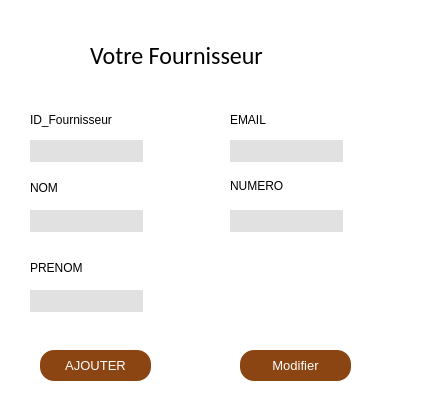
   <widget class="QFrame" name="tab_fournisseur">
    <property name="geometry">
     <rect>
      <x>60</x>
      <y>50</y>
      <width>421</width>
      <height>401</height>
     </rect>
    </property>
    <property name="styleSheet">
     <string notr="true">
border-radius: 40px;
background: white;</string>
    </property>
    <property name="frameShape">
     <enum>QFrame::StyledPanel</enum>
    </property>
    <property name="frameShadow">
     <enum>QFrame::Raised</enum>
    </property>
    <widget class="QLabel" name="label_formulaire">
     <property name="geometry">
      <rect>
       <x>90</x>
       <y>40</y>
       <width>231</width>
       <height>31</height>
      </rect>
     </property>
     <property name="palette">
      <palette>
       <active>
        <colorrole role="Button">
         <brush brushstyle="SolidPattern">
          <color alpha="255">
           <red>255</red>
           <green>255</green>
           <blue>255</blue>
          </color>
         </brush>
        </colorrole>
        <colorrole role="Base">
         <brush brushstyle="SolidPattern">
          <color alpha="255">
           <red>255</red>
           <green>255</green>
           <blue>255</blue>
          </color>
         </brush>
        </colorrole>
        <colorrole role="Window">
         <brush brushstyle="SolidPattern">
          <color alpha="255">
           <red>255</red>
           <green>255</green>
           <blue>255</blue>
          </color>
         </brush>
        </colorrole>
       </active>
       <inactive>
        <colorrole role="Button">
         <brush brushstyle="SolidPattern">
          <color alpha="255">
           <red>255</red>
           <green>255</green>
           <blue>255</blue>
          </color>
         </brush>
        </colorrole>
        <colorrole role="Base">
         <brush brushstyle="SolidPattern">
          <color alpha="255">
           <red>255</red>
           <green>255</green>
           <blue>255</blue>
          </color>
         </brush>
        </colorrole>
        <colorrole role="Window">
         <brush brushstyle="SolidPattern">
          <color alpha="255">
           <red>255</red>
           <green>255</green>
           <blue>255</blue>
          </color>
         </brush>
        </colorrole>
       </inactive>
       <disabled>
        <colorrole role="Button">
         <brush brushstyle="SolidPattern">
          <color alpha="255">
           <red>255</red>
           <green>255</green>
           <blue>255</blue>
          </color>
         </brush>
        </colorrole>
        <colorrole role="Base">
         <brush brushstyle="SolidPattern">
          <color alpha="255">
           <red>255</red>
           <green>255</green>
           <blue>255</blue>
          </color>
         </brush>
        </colorrole>
        <colorrole role="Window">
         <brush brushstyle="SolidPattern">
          <color alpha="255">
           <red>255</red>
           <green>255</green>
           <blue>255</blue>
          </color>
         </brush>
        </colorrole>
       </disabled>
      </palette>
     </property>
     <property name="font">
      <font>
       <family>Calibri</family>
       <pointsize>18</pointsize>
       <weight>50</weight>
       <italic>false</italic>
       <bold>false</bold>
      </font>
     </property>
     <property name="mouseTracking">
      <bool>true</bool>
     </property>
     <property name="styleSheet">
      <string notr="true">
font: 18pt &quot;Calibri&quot;;</string>
     </property>
     <property name="frameShadow">
      <enum>QFrame::Plain</enum>
     </property>
     <property name="lineWidth">
      <number>0</number>
     </property>
     <property name="text">
      <string>Votre Fournisseur</string>
     </property>
    </widget>
    <widget class="QLabel" name="label_3">
     <property name="geometry">
      <rect>
       <x>230</x>
       <y>110</y>
       <width>61</width>
       <height>20</height>
      </rect>
     </property>
     <property name="font">
      <font>
       <family>MS Shell Dlg 2</family>
       <pointsize>9</pointsize>
       <weight>9</weight>
       <italic>false</italic>
       <bold>false</bold>
      </font>
     </property>
     <property name="styleSheet">
      <string notr="true">font: 75 9pt &quot;MS Shell Dlg 2&quot;;
</string>
     </property>
     <property name="text">
      <string>EMAIL</string>
     </property>
    </widget>
    <widget class="QLabel" name="label_5">
     <property name="geometry">
      <rect>
       <x>30</x>
       <y>180</y>
       <width>56</width>
       <height>16</height>
      </rect>
     </property>
     <property name="font">
      <font>
       <family>MS Shell Dlg 2</family>
       <pointsize>9</pointsize>
       <weight>9</weight>
       <italic>false</italic>
       <bold>false</bold>
      </font>
     </property>
     <property name="styleSheet">
      <string notr="true">font: 75 9pt &quot;MS Shell Dlg 2&quot;;</string>
     </property>
     <property name="text">
      <string>NOM</string>
     </property>
    </widget>
    <widget class="QLabel" name="label_9">
     <property name="geometry">
      <rect>
       <x>230</x>
       <y>176</y>
       <width>71</width>
       <height>20</height>
      </rect>
     </property>
     <property name="font">
      <font>
       <family>MS Shell Dlg 2</family>
       <pointsize>9</pointsize>
       <weight>9</weight>
       <italic>false</italic>
       <bold>false</bold>
      </font>
     </property>
     <property name="styleSheet">
      <string notr="true">font: 75 9pt &quot;MS Shell Dlg 2&quot;;</string>
     </property>
     <property name="text">
      <string>NUMERO</string>
     </property>
    </widget>
    <widget class="QLabel" name="label_15">
     <property name="geometry">
      <rect>
       <x>30</x>
       <y>110</y>
       <width>121</width>
       <height>20</height>
      </rect>
     </property>
     <property name="font">
      <font>
       <family>MS Shell Dlg 2</family>
       <pointsize>9</pointsize>
       <weight>9</weight>
       <italic>false</italic>
       <bold>false</bold>
      </font>
     </property>
     <property name="styleSheet">
      <string notr="true">
font: 75 9pt &quot;MS Shell Dlg 2&quot;;</string>
     </property>
     <property name="text">
      <string>ID_Fournisseur</string>
     </property>
    </widget>
    <widget class="QLabel" name="label_17">
     <property name="geometry">
      <rect>
       <x>30</x>
       <y>260</y>
       <width>91</width>
       <height>16</height>
      </rect>
     </property>
     <property name="font">
      <font>
       <family>MS Shell Dlg 2</family>
       <pointsize>9</pointsize>
       <weight>9</weight>
       <italic>false</italic>
       <bold>false</bold>
      </font>
     </property>
     <property name="styleSheet">
      <string notr="true">font: 75 9pt &quot;MS Shell Dlg 2&quot;;</string>
     </property>
     <property name="text">
      <string>PRENOM</string>
     </property>
    </widget>
    <widget class="QLineEdit" name="le_nom">
     <property name="geometry">
      <rect>
       <x>30</x>
       <y>210</y>
       <width>113</width>
       <height>22</height>
      </rect>
     </property>
     <property name="styleSheet">
      <string notr="true">background-color: rgb(225, 225, 225);</string>
     </property>
    </widget>
    <widget class="QLineEdit" name="le_prenom">
     <property name="geometry">
      <rect>
       <x>30</x>
       <y>290</y>
       <width>113</width>
       <height>22</height>
      </rect>
     </property>
     <property name="styleSheet">
      <string notr="true">background-color: rgb(225, 225, 225);</string>
     </property>
    </widget>
    <widget class="QLineEdit" name="le_id">
     <property name="geometry">
      <rect>
       <x>30</x>
       <y>140</y>
       <width>113</width>
       <height>22</height>
      </rect>
     </property>
     <property name="styleSheet">
      <string notr="true">background-color: rgb(225, 225, 225);</string>
     </property>
    </widget>
    <widget class="QLineEdit" name="le_mail">
     <property name="geometry">
      <rect>
       <x>230</x>
       <y>140</y>
       <width>113</width>
       <height>22</height>
      </rect>
     </property>
     <property name="styleSheet">
      <string notr="true">background-color: rgb(225, 225, 225);</string>
     </property>
    </widget>
    <widget class="QLineEdit" name="le_num">
     <property name="geometry">
      <rect>
       <x>230</x>
       <y>210</y>
       <width>113</width>
       <height>22</height>
      </rect>
     </property>
     <property name="styleSheet">
      <string notr="true">background-color: rgb(225, 225, 225);</string>
     </property>
    </widget>
    <widget class="QPushButton" name="pb_ajouter">
     <property name="geometry">
      <rect>
       <x>40</x>
       <y>350</y>
       <width>111</width>
       <height>31</height>
      </rect>
     </property>
     <property name="font">
      <font>
       <family>MS Shell Dlg 2</family>
       <pointsize>10</pointsize>
       <weight>9</weight>
       <italic>false</italic>
       <bold>false</bold>
      </font>
     </property>
     <property name="styleSheet">
      <string notr="true">QPushButton
{

	font: 75 10pt &quot;MS Shell Dlg 2&quot;;
	gridline-color: rgb(125,105,77);
	border-color: rgb(125,105,77);
	background-color: rgb(139, 69, 19);
	border-top-color: rgb(125,105,77);
	color: rgb(255, 255, 255);
	border-style : solid;
border-radius :14px;

}

QPushButton:hover
{
	
	
	font: 13pt &quot;Palatino Linotype&quot;;
	
	color: rgb(255, 255, 255);
	background-color: rgb(139, 69, 19);

}
QPushButton:pressed
{
	
	font: 13pt &quot;Palatino Linotype&quot;;
	background-color: rgb(255, 235, 205);


}
</string>
     </property>
     <property name="text">
      <string>AJOUTER</string>
     </property>
    </widget>
    <widget class="QPushButton" name="pb_modifier">
     <property name="geometry">
      <rect>
       <x>240</x>
       <y>350</y>
       <width>111</width>
       <height>31</height>
      </rect>
     </property>
     <property name="font">
      <font>
       <family>MS Shell Dlg 2</family>
       <pointsize>10</pointsize>
       <weight>9</weight>
       <italic>false</italic>
       <bold>false</bold>
      </font>
     </property>
     <property name="styleSheet">
      <string notr="true">QPushButton
{

	font: 75 10pt &quot;MS Shell Dlg 2&quot;;
	gridline-color: rgb(125,105,77);
	border-color: rgb(125,105,77);
	background-color: rgb(139, 69, 19);
	border-top-color: rgb(125,105,77);
	color: rgb(255, 255, 255);
	border-style : solid;
border-radius :14px;

}

QPushButton:hover
{
	
	
	font: 13pt &quot;Palatino Linotype&quot;;
	
	color: rgb(255, 255, 255);
	background-color: rgb(139, 69, 19);

}
QPushButton:pressed
{
	
	font: 13pt &quot;Palatino Linotype&quot;;
	background-color: rgb(255, 235, 205);


}</string>
     </property>
     <property name="text">
      <string>Modifier</string>
     </property>
    </widget>
   </widget>
